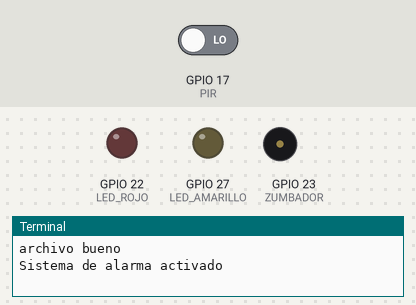
A program run on a simulated Raspberry Pi (BCM pin numbers). On the bench: output pins drawn as LEDs (lit = HIGH), buzzer (waves = sounding, pin HIGH), the last lines printed to the terminal. Inputs (shaded band) come from the test bench; at power-on: GPIO 17 (PIR) LOW.

Above: at 1.2 s.
1.3 s: GPIO 17 (PIR) driven HIGH
At 1.6 s:
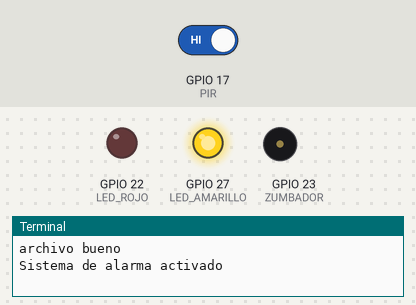
4.3 s: GPIO 17 (PIR) driven HIGH
At 5.1 s:
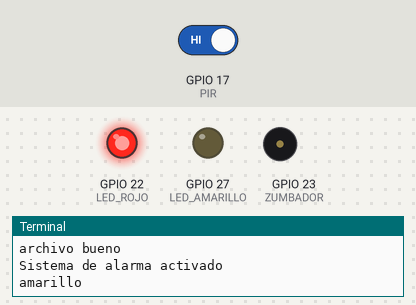
Timing chart, 0 to 13.8 s (numbered marks = the images above; inputs shaded):
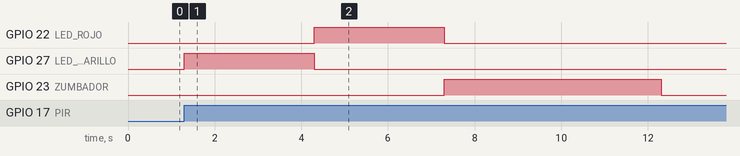

The program:

main__1_.py
```python
import RPi.GPIO as GPIO
GPIO.setwarnings(False)
import time

print("archivo bueno")

PIR = 17
LED_AMARILLO = 27
LED_ROJO = 22
ZUMBADOR = 23

GPIO.setmode(GPIO.BCM)
GPIO.setup(PIR,GPIO.IN)
GPIO.setup(LED_AMARILLO,GPIO.OUT)
GPIO.setup(LED_ROJO,GPIO.OUT)
GPIO.setup(ZUMBADOR,GPIO.OUT)

detecciones = 0
contraseña = "1234"

print("Sistema de alarma activado")

while True:
    if GPIO.input(PIR)== True:
        detecciones = detecciones +1

        if detecciones ==1:
            GPIO.output(LED_ROJO,False)

            GPIO.output(LED_AMARILLO,True)
            time.sleep(1)
            print("amarillo")

        elif detecciones==2:

            GPIO.output(LED_AMARILLO,False)
            GPIO.output(LED_ROJO,True)
            time.sleep(1)
            print("rojo")

        else:
            GPIO.output(LED_ROJO,False)
            GPIO.output(ZUMBADOR,True)
            time.sleep(5)
            GPIO.output(ZUMBADOR,False)

            clave=input ("Introduzca la contraseña:")

            if contraseña == "1234" and clave == contraseña:
                print("alarma desactivada")

                while True:
                    contraseña = input("Escriba una nueva contraseña: ")

                    if len(contraseña)<6 or contraseña.isalnum() == True:
                        print ("Contraseña no válida")
                    else:
                        break

                detecciones = 0

            elif clave == contraseña:
                print("alarma desactivada")
                detecciones = 0

            else:
                print("avisando a la pasma")
                detecciones=0

        time.sleep(2)
```

Measured:
- after the input at 1.3 s, GPIO 27 (LED_AMARILLO): LOW → HIGH at once
